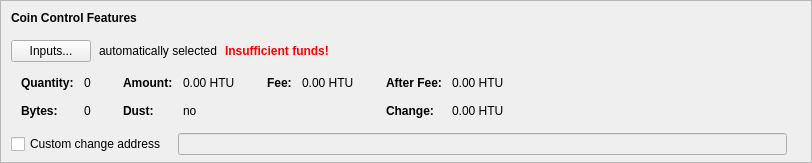
    <widget class="QFrame" name="frameCoinControl">
     <property name="sizePolicy">
      <sizepolicy hsizetype="Expanding" vsizetype="Expanding">
       <horstretch>0</horstretch>
       <verstretch>0</verstretch>
      </sizepolicy>
     </property>
     <property name="maximumSize">
      <size>
       <width>16777215</width>
       <height>16777215</height>
      </size>
     </property>
     <property name="frameShape">
      <enum>QFrame::StyledPanel</enum>
     </property>
     <property name="frameShadow">
      <enum>QFrame::Sunken</enum>
     </property>
     <layout class="QVBoxLayout" name="verticalLayoutCoinControl2">
      <property name="spacing">
       <number>0</number>
      </property>
      <property name="leftMargin">
       <number>0</number>
      </property>
      <property name="topMargin">
       <number>0</number>
      </property>
      <property name="rightMargin">
       <number>0</number>
      </property>
      <property name="bottomMargin">
       <number>6</number>
      </property>
      <item>
       <layout class="QVBoxLayout" name="verticalLayoutCoinControl" stretch="0,0,0,0,1">
        <property name="spacing">
         <number>0</number>
        </property>
        <property name="leftMargin">
         <number>10</number>
        </property>
        <property name="topMargin">
         <number>10</number>
        </property>
        <item>
         <layout class="QHBoxLayout" name="horizontalLayoutCoinControl1">
          <property name="bottomMargin">
           <number>15</number>
          </property>
          <item>
           <widget class="QLabel" name="labelCoinControlFeatures">
            <property name="sizePolicy">
             <sizepolicy hsizetype="Preferred" vsizetype="Maximum">
              <horstretch>0</horstretch>
              <verstretch>0</verstretch>
             </sizepolicy>
            </property>
            <property name="font">
             <font>
              <weight>75</weight>
              <bold>true</bold>
             </font>
            </property>
            <property name="styleSheet">
             <string notr="true">font-weight:bold;</string>
            </property>
            <property name="text">
             <string>Coin Control Features</string>
            </property>
           </widget>
          </item>
         </layout>
        </item>
        <item>
         <layout class="QHBoxLayout" name="horizontalLayoutCoinControl2" stretch="0,0,0,0">
          <property name="spacing">
           <number>8</number>
          </property>
          <property name="bottomMargin">
           <number>10</number>
          </property>
          <item>
           <widget class="QPushButton" name="pushButtonCoinControl">
            <property name="styleSheet">
             <string notr="true"/>
            </property>
            <property name="text">
             <string>Inputs...</string>
            </property>
            <property name="autoDefault">
             <bool>false</bool>
            </property>
           </widget>
          </item>
          <item>
           <widget class="QLabel" name="labelCoinControlAutomaticallySelected">
            <property name="text">
             <string>automatically selected</string>
            </property>
            <property name="margin">
             <number>5</number>
            </property>
           </widget>
          </item>
          <item>
           <widget class="QLabel" name="labelCoinControlInsuffFunds">
            <property name="font">
             <font>
              <weight>75</weight>
              <bold>true</bold>
             </font>
            </property>
            <property name="styleSheet">
             <string notr="true">color:red;font-weight:bold;</string>
            </property>
            <property name="text">
             <string>Insufficient funds!</string>
            </property>
            <property name="margin">
             <number>5</number>
            </property>
           </widget>
          </item>
          <item>
           <spacer name="horizontalSpacerCoinControl">
            <property name="orientation">
             <enum>Qt::Horizontal</enum>
            </property>
            <property name="sizeHint" stdset="0">
             <size>
              <width>40</width>
              <height>1</height>
             </size>
            </property>
           </spacer>
          </item>
         </layout>
        </item>
        <item>
         <widget class="QWidget" name="widgetCoinControl" native="true">
          <property name="sizePolicy">
           <sizepolicy hsizetype="Preferred" vsizetype="Preferred">
            <horstretch>0</horstretch>
            <verstretch>0</verstretch>
           </sizepolicy>
          </property>
          <property name="minimumSize">
           <size>
            <width>0</width>
            <height>0</height>
           </size>
          </property>
          <property name="styleSheet">
           <string notr="true"/>
          </property>
          <layout class="QHBoxLayout" name="horizontalLayoutCoinControl5">
           <property name="leftMargin">
            <number>0</number>
           </property>
           <property name="topMargin">
            <number>0</number>
           </property>
           <property name="rightMargin">
            <number>0</number>
           </property>
           <property name="bottomMargin">
            <number>0</number>
           </property>
           <item>
            <layout class="QHBoxLayout" name="horizontalLayoutCoinControl3" stretch="0,0,0,1">
             <property name="spacing">
              <number>20</number>
             </property>
             <property name="topMargin">
              <number>0</number>
             </property>
             <property name="bottomMargin">
              <number>10</number>
             </property>
             <item>
              <layout class="QFormLayout" name="formLayoutCoinControl1">
               <property name="horizontalSpacing">
                <number>10</number>
               </property>
               <property name="verticalSpacing">
                <number>14</number>
               </property>
               <property name="leftMargin">
                <number>10</number>
               </property>
               <property name="topMargin">
                <number>4</number>
               </property>
               <property name="rightMargin">
                <number>6</number>
               </property>
               <item row="0" column="0">
                <widget class="QLabel" name="labelCoinControlQuantityText">
                 <property name="font">
                  <font>
                   <weight>75</weight>
                   <bold>true</bold>
                  </font>
                 </property>
                 <property name="text">
                  <string>Quantity:</string>
                 </property>
                 <property name="margin">
                  <number>0</number>
                 </property>
                </widget>
               </item>
               <item row="0" column="1">
                <widget class="QLabel" name="labelCoinControlQuantity">
                 <property name="cursor">
                  <cursorShape>IBeamCursor</cursorShape>
                 </property>
                 <property name="contextMenuPolicy">
                  <enum>Qt::ActionsContextMenu</enum>
                 </property>
                 <property name="text">
                  <string notr="true">0</string>
                 </property>
                 <property name="margin">
                  <number>0</number>
                 </property>
                 <property name="textInteractionFlags">
                  <set>Qt::LinksAccessibleByMouse|Qt::TextSelectableByKeyboard|Qt::TextSelectableByMouse</set>
                 </property>
                </widget>
               </item>
               <item row="1" column="0">
                <widget class="QLabel" name="labelCoinControlBytesText">
                 <property name="font">
                  <font>
                   <weight>75</weight>
                   <bold>true</bold>
                  </font>
                 </property>
                 <property name="text">
                  <string>Bytes:</string>
                 </property>
                </widget>
               </item>
               <item row="1" column="1">
                <widget class="QLabel" name="labelCoinControlBytes">
                 <property name="cursor">
                  <cursorShape>IBeamCursor</cursorShape>
                 </property>
                 <property name="contextMenuPolicy">
                  <enum>Qt::ActionsContextMenu</enum>
                 </property>
                 <property name="text">
                  <string notr="true">0</string>
                 </property>
                 <property name="textInteractionFlags">
                  <set>Qt::LinksAccessibleByMouse|Qt::TextSelectableByKeyboard|Qt::TextSelectableByMouse</set>
                 </property>
                </widget>
               </item>
              </layout>
             </item>
             <item>
              <layout class="QFormLayout" name="formLayoutCoinControl2">
               <property name="horizontalSpacing">
                <number>10</number>
               </property>
               <property name="verticalSpacing">
                <number>14</number>
               </property>
               <property name="leftMargin">
                <number>6</number>
               </property>
               <property name="topMargin">
                <number>4</number>
               </property>
               <property name="rightMargin">
                <number>6</number>
               </property>
               <item row="0" column="0">
                <widget class="QLabel" name="labelCoinControlAmountText">
                 <property name="font">
                  <font>
                   <weight>75</weight>
                   <bold>true</bold>
                  </font>
                 </property>
                 <property name="text">
                  <string>Amount:</string>
                 </property>
                 <property name="margin">
                  <number>0</number>
                 </property>
                </widget>
               </item>
               <item row="0" column="1">
                <widget class="QLabel" name="labelCoinControlAmount">
                 <property name="cursor">
                  <cursorShape>IBeamCursor</cursorShape>
                 </property>
                 <property name="contextMenuPolicy">
                  <enum>Qt::ActionsContextMenu</enum>
                 </property>
                 <property name="text">
                  <string notr="true">0.00 HTU</string>
                 </property>
                 <property name="textInteractionFlags">
                  <set>Qt::LinksAccessibleByMouse|Qt::TextSelectableByKeyboard|Qt::TextSelectableByMouse</set>
                 </property>
                </widget>
               </item>
               <item row="1" column="0">
                <widget class="QLabel" name="labelCoinControlLowOutputText">
                 <property name="font">
                  <font>
                   <weight>75</weight>
                   <bold>true</bold>
                  </font>
                 </property>
                 <property name="text">
                  <string>Dust:</string>
                 </property>
                </widget>
               </item>
               <item row="1" column="1">
                <widget class="QLabel" name="labelCoinControlLowOutput">
                 <property name="cursor">
                  <cursorShape>IBeamCursor</cursorShape>
                 </property>
                 <property name="contextMenuPolicy">
                  <enum>Qt::ActionsContextMenu</enum>
                 </property>
                 <property name="text">
                  <string notr="true">no</string>
                 </property>
                 <property name="textInteractionFlags">
                  <set>Qt::LinksAccessibleByMouse|Qt::TextSelectableByKeyboard|Qt::TextSelectableByMouse</set>
                 </property>
                </widget>
               </item>
              </layout>
             </item>
             <item>
              <layout class="QFormLayout" name="formLayoutCoinControl3">
               <property name="horizontalSpacing">
                <number>10</number>
               </property>
               <property name="verticalSpacing">
                <number>14</number>
               </property>
               <property name="leftMargin">
                <number>6</number>
               </property>
               <property name="topMargin">
                <number>4</number>
               </property>
               <property name="rightMargin">
                <number>6</number>
               </property>
               <item row="0" column="0">
                <widget class="QLabel" name="labelCoinControlFeeText">
                 <property name="font">
                  <font>
                   <weight>75</weight>
                   <bold>true</bold>
                  </font>
                 </property>
                 <property name="text">
                  <string>Fee:</string>
                 </property>
                 <property name="margin">
                  <number>0</number>
                 </property>
                </widget>
               </item>
               <item row="0" column="1">
                <widget class="QLabel" name="labelCoinControlFee">
                 <property name="cursor">
                  <cursorShape>IBeamCursor</cursorShape>
                 </property>
                 <property name="contextMenuPolicy">
                  <enum>Qt::ActionsContextMenu</enum>
                 </property>
                 <property name="text">
                  <string notr="true">0.00 HTU</string>
                 </property>
                 <property name="textInteractionFlags">
                  <set>Qt::LinksAccessibleByMouse|Qt::TextSelectableByKeyboard|Qt::TextSelectableByMouse</set>
                 </property>
                </widget>
               </item>
              </layout>
             </item>
             <item>
              <layout class="QFormLayout" name="formLayoutCoinControl4">
               <property name="horizontalSpacing">
                <number>10</number>
               </property>
               <property name="verticalSpacing">
                <number>14</number>
               </property>
               <property name="leftMargin">
                <number>6</number>
               </property>
               <property name="topMargin">
                <number>4</number>
               </property>
               <property name="rightMargin">
                <number>6</number>
               </property>
               <item row="0" column="0">
                <widget class="QLabel" name="labelCoinControlAfterFeeText">
                 <property name="font">
                  <font>
                   <weight>75</weight>
                   <bold>true</bold>
                  </font>
                 </property>
                 <property name="text">
                  <string>After Fee:</string>
                 </property>
                 <property name="margin">
                  <number>0</number>
                 </property>
                </widget>
               </item>
               <item row="0" column="1">
                <widget class="QLabel" name="labelCoinControlAfterFee">
                 <property name="cursor">
                  <cursorShape>IBeamCursor</cursorShape>
                 </property>
                 <property name="contextMenuPolicy">
                  <enum>Qt::ActionsContextMenu</enum>
                 </property>
                 <property name="text">
                  <string notr="true">0.00 HTU</string>
                 </property>
                 <property name="textInteractionFlags">
                  <set>Qt::LinksAccessibleByMouse|Qt::TextSelectableByKeyboard|Qt::TextSelectableByMouse</set>
                 </property>
                </widget>
               </item>
               <item row="1" column="0">
                <widget class="QLabel" name="labelCoinControlChangeText">
                 <property name="font">
                  <font>
                   <weight>75</weight>
                   <bold>true</bold>
                  </font>
                 </property>
                 <property name="text">
                  <string>Change:</string>
                 </property>
                </widget>
               </item>
               <item row="1" column="1">
                <widget class="QLabel" name="labelCoinControlChange">
                 <property name="cursor">
                  <cursorShape>IBeamCursor</cursorShape>
                 </property>
                 <property name="contextMenuPolicy">
                  <enum>Qt::ActionsContextMenu</enum>
                 </property>
                 <property name="text">
                  <string notr="true">0.00 HTU</string>
                 </property>
                 <property name="textInteractionFlags">
                  <set>Qt::LinksAccessibleByMouse|Qt::TextSelectableByKeyboard|Qt::TextSelectableByMouse</set>
                 </property>
                </widget>
               </item>
              </layout>
             </item>
            </layout>
           </item>
          </layout>
         </widget>
        </item>
        <item>
         <layout class="QHBoxLayout" name="horizontalLayoutCoinControl4" stretch="0,0,0">
          <property name="spacing">
           <number>12</number>
          </property>
          <property name="sizeConstraint">
           <enum>QLayout::SetDefaultConstraint</enum>
          </property>
          <property name="topMargin">
           <number>5</number>
          </property>
          <property name="rightMargin">
           <number>5</number>
          </property>
          <item>
           <widget class="QCheckBox" name="checkBoxCoinControlChange">
            <property name="toolTip">
             <string>If this is activated, but the change address is empty or invalid, change will be sent to a newly generated address.</string>
            </property>
            <property name="text">
             <string>Custom change address</string>
            </property>
           </widget>
          </item>
          <item>
           <widget class="QValidatedLineEdit" name="lineEditCoinControlChange">
            <property name="enabled">
             <bool>false</bool>
            </property>
            <property name="sizePolicy">
             <sizepolicy hsizetype="Expanding" vsizetype="Fixed">
              <horstretch>0</horstretch>
              <verstretch>0</verstretch>
             </sizepolicy>
            </property>
           </widget>
          </item>
          <item>
           <widget class="QLabel" name="labelCoinControlChangeLabel">
            <property name="sizePolicy">
             <sizepolicy hsizetype="Preferred" vsizetype="Expanding">
              <horstretch>0</horstretch>
              <verstretch>0</verstretch>
             </sizepolicy>
            </property>
            <property name="minimumSize">
             <size>
              <width>0</width>
              <height>0</height>
             </size>
            </property>
            <property name="text">
             <string/>
            </property>
            <property name="margin">
             <number>3</number>
            </property>
           </widget>
          </item>
         </layout>
        </item>
        <item>
         <spacer name="verticalSpacerCoinControl">
          <property name="orientation">
           <enum>Qt::Vertical</enum>
          </property>
          <property name="sizeHint" stdset="0">
           <size>
            <width>800</width>
            <height>1</height>
           </size>
          </property>
         </spacer>
        </item>
       </layout>
      </item>
     </layout>
    </widget>
